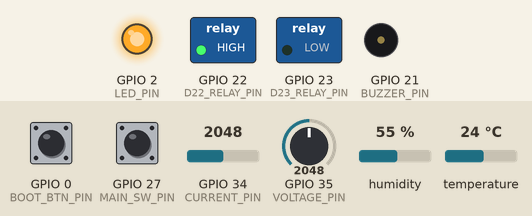
Simulated run of this sketch. Board: ESP32. On the bench: switched loads named in the sketch (green lamp = pin HIGH), output pins drawn as LEDs (lit = HIGH), buzzer (waves = sounding). The inputs (shaded band) are chosen by the test bench; at power-on: temperature 24 °C, GPIO 0 (BOOT_BTN_PIN) HIGH, GPIO 27 (MAIN_SW_PIN) HIGH, GPIO 34 (CURRENT_PIN) = 2048, GPIO 35 (VOLTAGE_PIN) = 2048, humidity 55 % (analog values on the 0–4095 scale). WiFi joins after 1.5 s; servers stay silent unless stated; uploads are accepted with an empty reply; what the sketch prints to the serial monitor is not drawn.

Above: at 4.5 s.
4.6 s: temperature set to 39.6 °C
At 5.1 s:
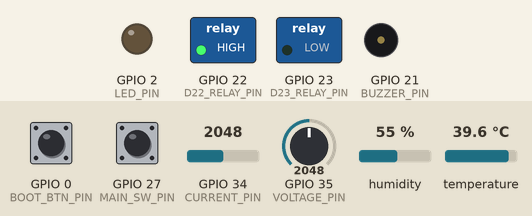
8.7 s: temperature set to 40.7 °C
At 11.81 s:
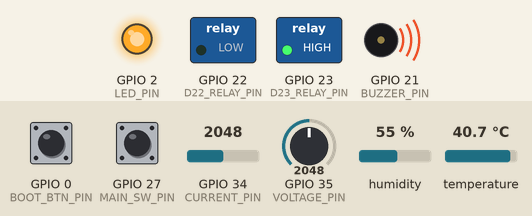
At 13.53 s:
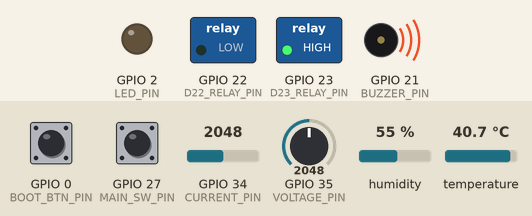
17.0 s: GPIO 0 (BOOT_BTN_PIN) pulled LOW for 0.15 s
Timing chart, 0 to 21.5 s (numbered marks = the images above; inputs shaded):
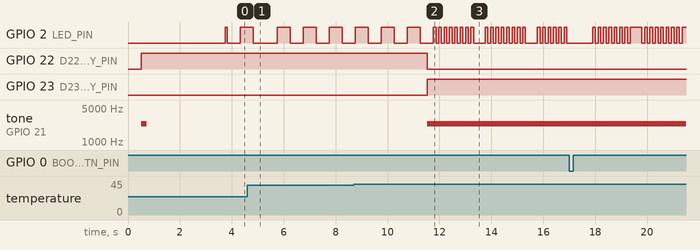

Measured:
- the behaviour switches between 39.9 and 40 °C on temperature (found by bisection; images 1 and 2)
- after the input at 8.7 s, GPIO 22 (D22_RELAY_PIN): HIGH → LOW after 2.8 s; GPIO 23 (D23_RELAY_PIN): LOW → HIGH after 2.8 s; tone on GPIO 21 (BUZZER_PIN): silent → 2400 Hz after 2.8 s

The sketch:

esp32_monitor.ino
```cpp
/*
  ====================================================================
  Smart Transformer Health Management System - ESP32 Firmware
  ====================================================================
  Hardware Pin Assignments:
    - ZMPT101B AC Voltage Sensor: GPIO 35 (ADC1_CH7)
    - ACS712 AC Current Sensor:   GPIO 34 (ADC1_CH6)
    - DHT22 Temp & Humidity:      GPIO 4
    - Relay D23 (Cooling Fan):    GPIO 23 (Active LOW)
    - Relay D22 (Main Breaker):   GPIO 22 (Active LOW, COM & NC wired)
    - 2-Pin Buzzer Alarm:         GPIO 21 (Longer leg (+) to D21, shorter leg (-) to GND)
    - Status & Alarm LED:         GPIO 2
    - Hardware Reset Button:      GPIO 0  (ESP32 on-board BOOT button)
    - Main Switch Sense:          GPIO 27 (Input Pullup, optional)

  ====================================================================
  2-PIN BUZZER DRIVE (PWM Tone):
  ====================================================================
    * 2-pin buzzers are passive piezo transducers: they require an oscillating
      frequency (tone) to produce sound. Static HIGH produces zero sound.
    * Uses tone(BUZZER_PIN, 2400) for a crisp, loud 2.4 kHz alarm!
    * Emits a brief 200ms startup chirp when ESP32 powers on to confirm wiring.
  ====================================================================
*/

#include <WiFi.h>
#include <HTTPClient.h>
#include <DHT.h>
#include <math.h>

// ---------- Network Configuration ----------
const char* WIFI_SSID     = "realme 8";
const char* WIFI_PASSWORD = "m9wyr2ej";

// Primary Backend Server URL
const char* SERVER_URL    = "http://10.202.246.202:5000/api/readings";
const char* API_KEY       = "";

// ---------- Pin Definitions ----------
#define VOLTAGE_PIN        35
#define CURRENT_PIN        34
#define DHT_PIN            4
#define DHT_TYPE           DHT22
#define D23_RELAY_PIN      23  // Relay D23 (Cooling Fan)
#define D22_RELAY_PIN      22  // Relay D22 (Main Breaker)
#define BUZZER_PIN         21  // 2-Pin Buzzer on GPIO 21
#define LED_PIN            2   // Status & Alarm LED
#define MAIN_SW_PIN        27
#define BOOT_BTN_PIN       0   // On-board ESP32 BOOT button for manual trip reset

const bool HAS_MAIN_SWITCH = false;

DHT dht(DHT_PIN, DHT_TYPE);

// ====================================================================
// CALIBRATION & SENSOR TUNING
// ====================================================================

// --- Voltage Calibration (ZMPT101B) ---
// Scale = 1.690f | Noise floor = 3.50 mV (transformer OFF reads cleanly 0.00 V AC)
float VOLTS_SCALE            = 1.690f;
float VOLTAGE_NOISE_FLOOR_MV = 3.50f;

// --- Current Calibration (ACS712) ---
// Scale = 0.01215f (matches multimeter 0.38A, 0.59A, 0.90A, 1.04A, 1.23A)
const float AMPS_PER_COUNT        = 0.01215f;
const float CURRENT_ZERO_CUTOFF_A = 0.10f;

// Low-pass filter smoothing coefficients
const float SMOOTH_ALPHA_V = 0.20f;
const float SMOOTH_ALPHA_I = 0.25f;

// ---------- Protection Thresholds ----------
const float THRESHOLD_CURRENT_OVERLOAD_A = 1.00f; // Overload cutoff limit
const float THRESHOLD_SHORT_CIRCUIT_A    = 2.20f; // Critical short circuit limit
const float FAN_ON_TEMP                  = 40.0f; // Overheat limit (Fault trigger)
const float FAN_OFF_TEMP                 = 35.0f; // Cooldown limit before reset is allowed
const int   DHT_FAIL_LIMIT               = 5;

// ====================================================================
// 2-PIN BUZZER CONTROLLER (Frequency Tone Generator)
// ====================================================================
void setBuzzer(bool on) {
  if (on) {
    tone(BUZZER_PIN, 2400); // 2.4 kHz piercing alarm tone
  } else {
    noTone(BUZZER_PIN);
    digitalWrite(BUZZER_PIN, LOW);
  }
}

// ====================================================================
// D22 RELAY SWITCHING FIX (Ensures clean switch between NO and NC)
// ====================================================================
void setD22Relay(bool energize) {
  if (energize) {
    // Fault: Energize coil -> COM pulls to NO (NC broken)
    pinMode(D22_RELAY_PIN, OUTPUT);
    digitalWrite(D22_RELAY_PIN, LOW);
  } else {
    // Normal: De-energize coil -> COM snaps to NC!
    pinMode(D22_RELAY_PIN, OUTPUT);
    digitalWrite(D22_RELAY_PIN, HIGH);
    pinMode(D22_RELAY_PIN, INPUT); // High-Z release guarantees COM connects to NC
  }
}

// ====================================================================
// COMPLEMENTARY RELAY CONTROLLER
// Rule: When D23 is ON -> D22 is OFF. When D23 is OFF -> D22 is ON.
// ====================================================================
void setRelays(bool d23_on) {
  if (d23_on) {
    // Normal: D23 is ON, D22 is OFF (switched to NC)
    digitalWrite(D23_RELAY_PIN, LOW);   // D23 Relay ON  (Active LOW)
    setD22Relay(false);                 // D22 Relay OFF -> COM switches to NC!
  } else {
    // Fault: D23 is OFF, D22 is ON (switched to NO)
    digitalWrite(D23_RELAY_PIN, HIGH);  // D23 Relay OFF (Active LOW)
    setD22Relay(true);                  // D22 Relay ON  -> COM switches to NO!
  }
}

// ---------- System States ----------
bool backendConnected  = false;
bool ledState          = false;
bool connectionTripped = false;
int  localFaultCount   = 0;

float lastValidTemp     = -999.0f;
float lastValidHumidity = -999.0f;
int   dhtFailCount      = 0;

float vSmooth = 0.0f;
bool  vSmoothInit = false;
float iSmooth = 0.0f;
bool  iSmoothInit = false;

unsigned long previousSendTime      = 0;
unsigned long previousBlinkTime     = 0;
unsigned long lastReconnectAttempt  = 0;

const unsigned long SEND_INTERVAL       = 2000; // Send telemetry every 2 seconds
const unsigned long BLINK_INTERVAL      = 500;  // Normal heartbeat (500ms)
const unsigned long TRIP_BLINK_INTERVAL = 100;  // Rapid alarm strobe (100ms)

// ---------- True AC RMS for Current (ACS712, 50Hz, 100ms window) ----------
float readTrueRms(int pin, float &meanOut) {
  const unsigned long windowUs = 100000;
  unsigned long startUs = micros();
  unsigned long count = 0;
  double sum = 0.0;
  double sumSq = 0.0;

  while ((micros() - startUs) < windowUs) {
    int val = analogRead(pin);
    sum += val;
    sumSq += ((double)val * (double)val);
    count++;
    delayMicroseconds(100);
  }

  if (count == 0) {
    meanOut = 0.0f;
    return 0.0f;
  }

  double mean = sum / (double)count;
  meanOut = (float)mean;
  double variance = (sumSq / (double)count) - (mean * mean);
  if (variance < 0.0) variance = 0.0;
  return (float)sqrt(variance);
}

// ---------- True AC RMS for Voltage (ZMPT101B with Motor EMI Spike Filter) ----------
float readTrueRmsMv(int pin, float &meanMvOut) {
  const unsigned long windowUs = 100000;
  unsigned long startUs = micros();
  unsigned long count = 0;
  double sumMv = 0.0;
  double sumSqMv = 0.0;
  float lastRawMv = 0.0f;
  bool hasLast = false;

  while ((micros() - startUs) < windowUs) {
    int val = analogRead(pin);
    float milliVolts = (val / 4095.0f) * 3300.0f;

    // Slew-rate limiter strips motor brush EMI spikes
    if (hasLast) {
      float dMv = milliVolts - lastRawMv;
      if (dMv > 80.0f) milliVolts = lastRawMv + 80.0f;
      else if (dMv < -80.0f) milliVolts = lastRawMv - 80.0f;
    }
    lastRawMv = milliVolts;
    hasLast = true;

    sumMv += milliVolts;
    sumSqMv += ((double)milliVolts * (double)milliVolts);
    count++;
    delayMicroseconds(100);
  }

  if (count == 0) {
    meanMvOut = 0.0f;
    return 0.0f;
  }

  double meanMv = sumMv / (double)count;
  meanMvOut = (float)meanMv;
  double varianceMv = (sumSqMv / (double)count) - (meanMv * meanMv);
  if (varianceMv < 0.0) varianceMv = 0.0;
  return (float)sqrt(varianceMv);
}

bool adcLooksDisconnected(float meanCounts) {
  return (meanCounts < 100.0f || meanCounts > 3995.0f);
}

bool mvLooksDisconnected(float meanMv) {
  return (meanMv < 100.0f || meanMv > 3200.0f);
}

// ---------- DHT22 Temperature & Humidity Acquisition ----------
void thermalControl() {
  float h = dht.readHumidity();
  float t = dht.readTemperature();

  if (!isnan(t) && !isnan(h) && t > -40.0f && t < 125.0f) {
    lastValidTemp = t;
    lastValidHumidity = h;
    dhtFailCount = 0;
  } else {
    dhtFailCount++;
  }
}

// ---------- Protection Evaluator ----------
void evaluateProtection(float volts, float amps, float temp, bool vOk, bool iOk, bool hasTemp) {
  int faults = 0;
  bool isOverload = false;
  bool isOverheat = false;
  bool isShortCircuit = false;

  // 1. Current Overload (> 1.0 A)
  if (iOk && amps > THRESHOLD_CURRENT_OVERLOAD_A) {
    faults++;
    isOverload = true;
    Serial.printf("⚠️ [Fault Detected] Overload: %.2f A > %.1f A\n", amps, THRESHOLD_CURRENT_OVERLOAD_A);
  }

  // 2. Critical Short Circuit (> 2.2 A)
  if (iOk && amps > THRESHOLD_SHORT_CIRCUIT_A) {
    faults += 2;
    isShortCircuit = true;
    Serial.printf("🚨 [Fault Detected] Short Circuit: %.2f A!\n", amps);
  }

  // 3. Overheat (>= 40.0 °C)
  if (hasTemp && temp >= FAN_ON_TEMP) {
    faults++;
    isOverheat = true;
    Serial.printf("🔥 [Fault Detected] Overheat: %.1f C >= %.1f C\n", temp, FAN_ON_TEMP);
  }

  localFaultCount = faults;
  bool activeFaultNow = (isOverload || isShortCircuit || isOverheat);

  // --- STATE 1: ACTIVE FAULT DETECTED ---
  if (activeFaultNow) {
    connectionTripped = true;
    // Rule: When fault comes -> D23 is OFF, D22 is ON (switched to NO), Buzzer tones ON!
    setRelays(false);
    setBuzzer(true);
    Serial.println("⚡ [FAULT TRIP] D23 is OFF | D22 is ON | 2-Pin Buzzer D21 is SOUNDING");
  }
  // --- STATE 2: NO ACTIVE FAULT ---
  else {
    if (connectionTripped) {
      // Latched trip: remain in tripped state and keep Buzzer sounding until user resets!
      setRelays(false);
      setBuzzer(true);
    } else {
      // Normal state: D23 is ON, D22 is OFF (switched to NC), Buzzer is silent
      setRelays(true);
      setBuzzer(false);
    }
  }
}

// ---------- Circuit Reset Handler ----------
bool attemptResetCircuit(float currentAmps, float currentTemp, bool hasTemp) {
  // Safety Lockout: Cannot reset when fault is actively running or temp >= 35.0°C!
  bool isFaultRunning = (currentAmps > THRESHOLD_CURRENT_OVERLOAD_A) ||
                        (hasTemp && currentTemp >= FAN_OFF_TEMP);

  if (isFaultRunning) {
    Serial.printf("⛔ [Reset Rejected] Fault condition is still active (Cur: %.2fA, Temp: %.1fC)! Cannot restore.\n",
                  currentAmps, currentTemp);
    return false;
  }

  // Fault is gone! Restore normal state: D23 ON, D22 OFF (switches to NC), Buzzer OFF
  connectionTripped = false;
  localFaultCount = 0;
  setBuzzer(false); // Stop buzzer sound!
  setRelays(true);  // Restore relays to Normal
  Serial.println("✅ [CIRCUIT RESTORED] Reset successful! D22 to NC | D23 ON | Buzzer D21 OFF.");
  return true;
}

// ---------- Wi-Fi Manager ----------
void connectWiFi() {
  WiFi.mode(WIFI_STA);
  WiFi.setSleep(false);
  WiFi.begin(WIFI_SSID, WIFI_PASSWORD);
  Serial.print("[Wi-Fi] Connecting to ");
  Serial.print(WIFI_SSID);
  for (int i = 0; i < 25 && WiFi.status() != WL_CONNECTED; i++) {
    delay(400);
    Serial.print(".");
  }
  if (WiFi.status() == WL_CONNECTED) {
    Serial.println("\n[Wi-Fi] Connected! IP: " + WiFi.localIP().toString());
  } else {
    Serial.println("\n[Wi-Fi] Timed out, retry will continue in background.");
  }
}

void setup() {
  Serial.begin(115200);
  delay(500);
  Serial.println("\n=======================================================");
  Serial.println("  Smart Transformer Health Monitor - ESP32 Firmware  ");
  Serial.println("  D22: Main Breaker | D23: Fan | D21: 2-Pin Tone Buzzer");
  Serial.println("=======================================================");

  pinMode(LED_PIN, OUTPUT);
  digitalWrite(LED_PIN, LOW);

  pinMode(D23_RELAY_PIN, OUTPUT);

  // 2-Pin Buzzer Setup & Quick Startup Test Chirp (200ms)
  pinMode(BUZZER_PIN, OUTPUT);
  setBuzzer(false);
  tone(BUZZER_PIN, 2400, 200); // 200ms test chirp on boot!

  // STARTUP IN NORMAL STATE: D23 is ON, D22 is OFF (COM connected to NC)
  setRelays(true);

  pinMode(BOOT_BTN_PIN, INPUT_PULLUP);
  pinMode(MAIN_SW_PIN, INPUT_PULLUP);

  analogReadResolution(12);
  analogSetPinAttenuation(VOLTAGE_PIN, ADC_11db);
  analogSetPinAttenuation(CURRENT_PIN, ADC_11db);

  pinMode(DHT_PIN, INPUT_PULLUP);
  dht.begin();
  delay(1200);

  connectWiFi();
}

void loop() {
  unsigned long now = millis();
  bool wifiOk = (WiFi.status() == WL_CONNECTED);

  // Read current and temp for instant button evaluation
  float currentAmpsEstimate = iSmooth * AMPS_PER_COUNT;
  bool hasTempData = (lastValidTemp > -900.0f) && (dhtFailCount < DHT_FAIL_LIMIT);

  // Check hardware BOOT button (GPIO 0) for manual trip reset
  if (digitalRead(BOOT_BTN_PIN) == LOW) {
    delay(50); // Debounce
    if (digitalRead(BOOT_BTN_PIN) == LOW && connectionTripped) {
      Serial.println("[Button] Hardware BOOT button pressed -> Checking reset eligibility...");
      attemptResetCircuit(currentAmpsEstimate, lastValidTemp, hasTempData);
      delay(300);
    }
  }

  // Auto-reconnect Wi-Fi
  if (!wifiOk) {
    backendConnected = false;
    if (now - lastReconnectAttempt >= 4000) {
      lastReconnectAttempt = now;
      Serial.println("[Wi-Fi] Reconnecting...");
      WiFi.disconnect();
      WiFi.reconnect();
    }
  }

  // Telemetry loop every 2 seconds
  if (now - previousSendTime >= SEND_INTERVAL) {
    previousSendTime = now;
    thermalControl();

    float vMeanMv = 0.0f;
    float iMeanCounts = 0.0f;

    // 1. Read True RMS values
    float vRawMv  = readTrueRmsMv(VOLTAGE_PIN, vMeanMv);
    float iCounts = readTrueRms(CURRENT_PIN, iMeanCounts);

    bool vOk = !mvLooksDisconnected(vMeanMv);
    bool iOk = !adcLooksDisconnected(iMeanCounts);

    // 2. Smooth raw readings
    if (!vSmoothInit) { vSmooth = vRawMv; vSmoothInit = true; }
    else { vSmooth += SMOOTH_ALPHA_V * (vRawMv - vSmooth); }

    if (!iSmoothInit) { iSmooth = iCounts; iSmoothInit = true; }
    else { iSmooth += SMOOTH_ALPHA_I * (iCounts - iSmooth); }

    // 3. Calculate Voltage (RMS Volts)
    float volts = 0.0f;
    if (vSmooth > VOLTAGE_NOISE_FLOOR_MV) {
      volts = vSmooth * VOLTS_SCALE;
    }

    // 4. Calculate Current (RMS Amperes)
    float amps = iSmooth * AMPS_PER_COUNT;
    if (amps < CURRENT_ZERO_CUTOFF_A) {
      amps = 0.0f;
    }

    bool hasTemp = (lastValidTemp > -900.0f) && (dhtFailCount < DHT_FAIL_LIMIT);
    bool hasHum  = (lastValidHumidity > -900.0f) && (dhtFailCount < DHT_FAIL_LIMIT);
    bool expectedOn = (digitalRead(MAIN_SW_PIN) == LOW);

    // 5. Evaluate protection
    evaluateProtection(volts, amps, lastValidTemp, vOk, iOk, hasTemp);

    // 6. Diagnostics print
    bool isD23On = !connectionTripped;
    Serial.printf("[Sensor Diagnostics]\n");
    Serial.printf("  Voltage -> Raw: %6.2f mV  | Calculated: %5.2f V AC\n", vRawMv, volts);
    Serial.printf("  Current -> Raw: %6.1f cnt | Calculated: %5.2f A AC\n", iCounts, amps);
    Serial.printf("  Climate -> Temp: %4.1f C   | Humidity:   %4.1f %%\n",
                  hasTemp ? lastValidTemp : 0.0f, hasHum ? lastValidHumidity : 0.0f);
    Serial.printf("  Status  -> D23: %s | D22: %s | Buzzer D21: %s | State: %s\n\n",
                  isD23On ? "ON" : "OFF",
                  connectionTripped ? "ON (NO)" : "OFF (NC)",
                  connectionTripped ? "TONE (ALARM)" : "SILENT",
                  connectionTripped ? "TRIPPED" : "NORMAL");

    // 7. Telemetry transmission to Backend
    if (wifiOk) {
      String p = "{";
      p += "\"voltageCounts\":" + (vOk ? String(vSmooth, 2) : String("null"));
      p += ",\"voltageRms\":" + (vOk ? String(volts, 2) : String("null"));
      p += ",\"currentCounts\":" + (iOk ? String(iSmooth, 2) : String("null"));
      p += ",\"currentRms\":" + (iOk ? String(amps, 2) : String("null"));
      p += ",\"temperatureC\":" + (hasTemp ? String(lastValidTemp, 1) : String("null"));
      p += ",\"humidity\":" + (hasHum ? String(lastValidHumidity, 1) : String("null"));
      p += ",\"fanActive\":" + String(connectionTripped ? "true" : "false");
      p += ",\"connectionClosed\":" + String(connectionTripped ? "true" : "false");
      if (HAS_MAIN_SWITCH) p += ",\"expectedOn\":" + String(expectedOn ? "true" : "false");
      p += "}";

      HTTPClient http;
      http.setTimeout(2500);
      http.begin(SERVER_URL);
      http.addHeader("Content-Type", "application/json");
      if (strlen(API_KEY) > 0) http.addHeader("x-api-key", API_KEY);

      int httpCode = http.POST(p);
      backendConnected = (httpCode == 200);

      if (backendConnected) {
        String resp = http.getString();

        // Remote trip command from dashboard
        if (resp.indexOf("\"connectionClosed\":true") >= 0 || resp.indexOf("\"disconnect\":true") >= 0) {
          connectionTripped = true;
          setRelays(false); // D23 OFF, D22 ON
          setBuzzer(true);  // Buzzer ON
        }

        // Remote reset command from dashboard button
        if (resp.indexOf("\"resetCircuit\":true") >= 0) {
          Serial.println("[Dashboard Command] Remote circuit reset requested! Evaluating eligibility...");
          attemptResetCircuit(amps, lastValidTemp, hasTemp);
        }
      }
      http.end();
    }
  }

  // ---------- LED Heartbeat & Alarm ----------
  if (connectionTripped) {
    if (now - previousBlinkTime >= TRIP_BLINK_INTERVAL) {
      previousBlinkTime = now;
      ledState = !ledState;
      digitalWrite(LED_PIN, ledState ? HIGH : LOW);
    }
  } else if (backendConnected) {
    if (now - previousBlinkTime >= BLINK_INTERVAL) {
      previousBlinkTime = now;
      ledState = !ledState;
      digitalWrite(LED_PIN, ledState ? HIGH : LOW);
    }
  } else {
    digitalWrite(LED_PIN, LOW);
  }

  delay(5);
}
```
